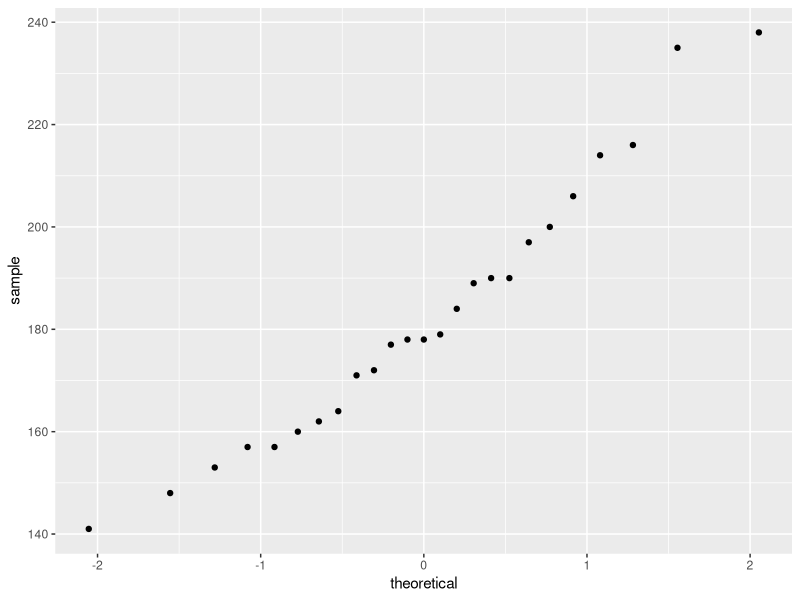
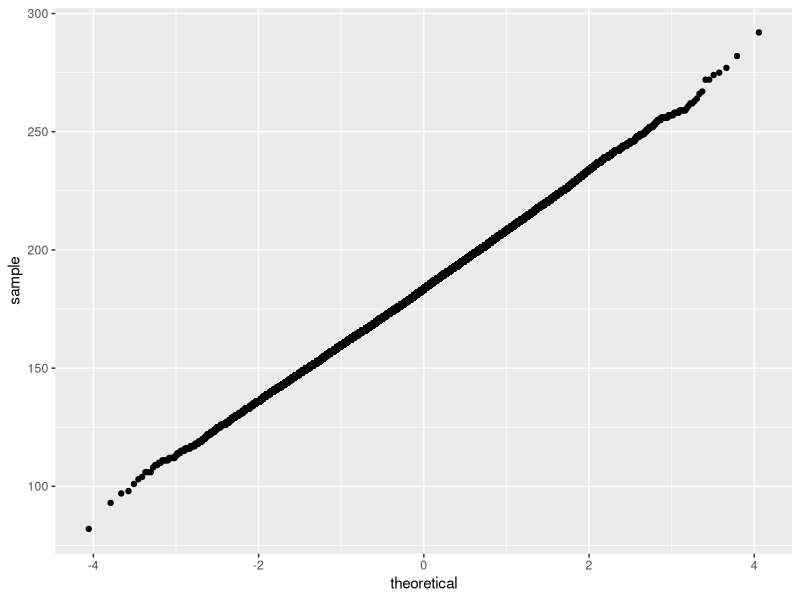

R code for these plots, in order:
## ---- chunk 1
knitr::opts_chunk$set(echo = TRUE)
## ---- chunk 2
urn_data<-c(1, 1, 1, 1, 2, 5, 5, 10, 10, 10)
## ---- chunk 3
urn.model<-function(x,n){
  sampled_data<-sample(x,size = n, replace = T)
  sum_temp<-sum(sampled_data)
  return(sum_temp)
}
final_result<-urn.model(urn_data,40)
#The sum is:
final_result

## ---- chunk 4
sums<-replicate(25,urn.model(urn_data,40))
sums.df<-data.frame(sums)
library(ggplot2)
ggplot(sums.df, aes(sample=sums.df$sums))+ stat_qq()
temp31<-IQR(sums)
temp32<-sd(sums)
temp31/temp32

#Running for large number of samples
sums_temp<-replicate(20000,urn.model(urn_data,40))
sums.df_temp<-data.frame(sums_temp)
library(ggplot2)
ggplot(sums.df_temp, aes(sample=sums.df_temp$sums_temp))+ stat_qq()
temp31_temp<-IQR(sums_temp)
temp32_temp<-sd(sums_temp)
temp31_temp/temp32_temp

